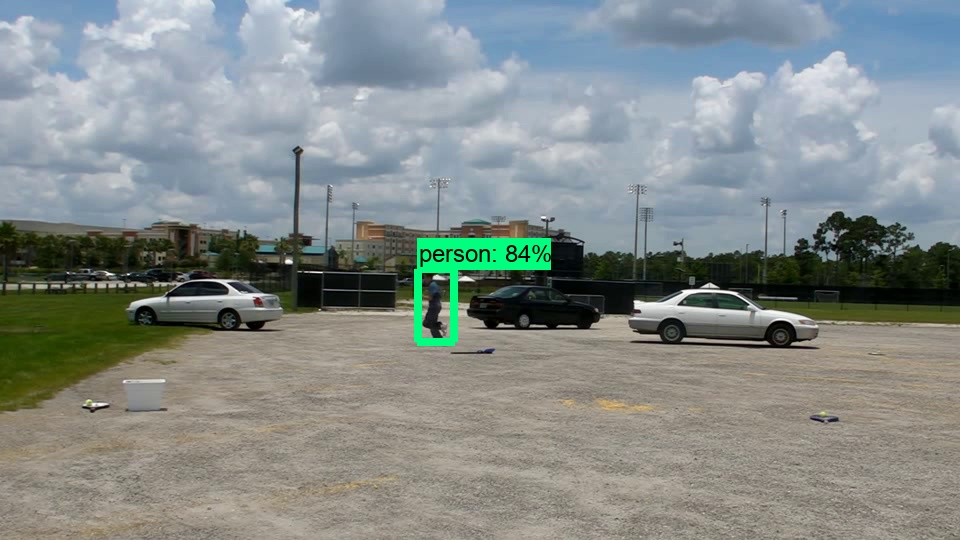
#> input picture b1.jpg, 960 x 540 px
$ python b11.py   (older library calls are emulated)
#> lines starting #> are read from the running program, lines starting #| are printed output that depends on the picture; after the words box and inside, x2 and y2 are one past the last pixel; in counts of white or black regions, pixels touching at a corner belong together
# -*- coding: utf-8 -*-
"""
Created on Fri Aug 10 18:27:48 2018

@author: admin
"""

import cv2;
import numpy as np;

# Run the code with the image name, keep pressing space bar

# Change the kernel, iterations, Contour Area, position accordingly
# These values work for your present image

img = cv2.imread("b1.jpg", 0);
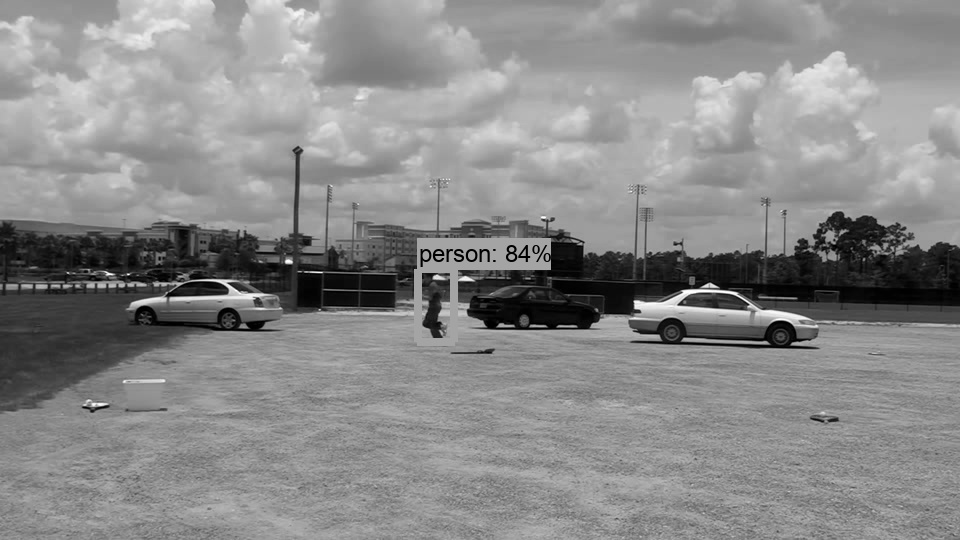
#> img: shape (540, 960); min 0, max 255, mean 137.3
h, w = img.shape[:2]
#> h = 540; w = 960
kernel = np.ones((15,15),np.uint8)

e = cv2.erode(img,kernel,iterations = 2)
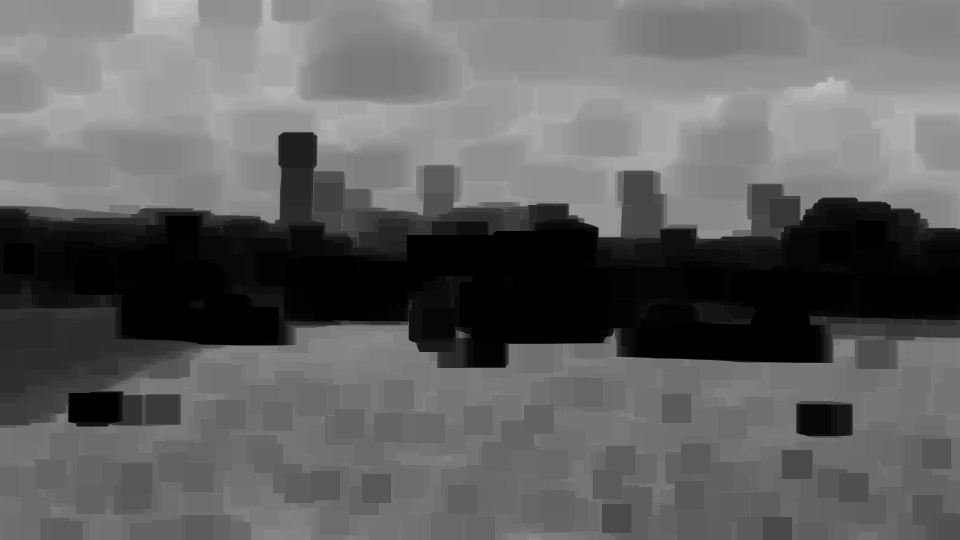
#> e: shape (540, 960); min 0, max 196, mean 96.7
d = cv2.dilate(e,kernel,iterations = 1)
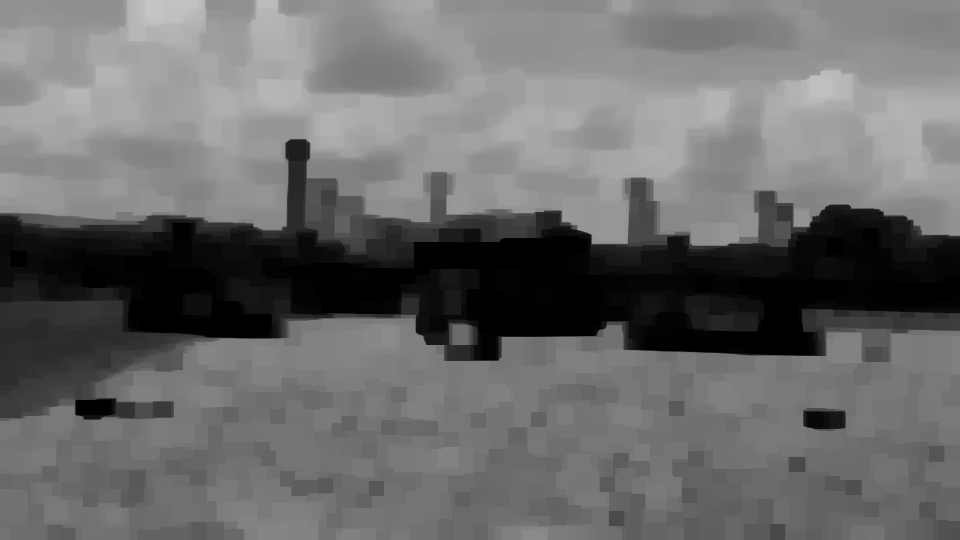
#> d: shape (540, 960); min 0, max 196, mean 106.2
ret, th = cv2.threshold(d, 150, 255, cv2.THRESH_BINARY_INV)
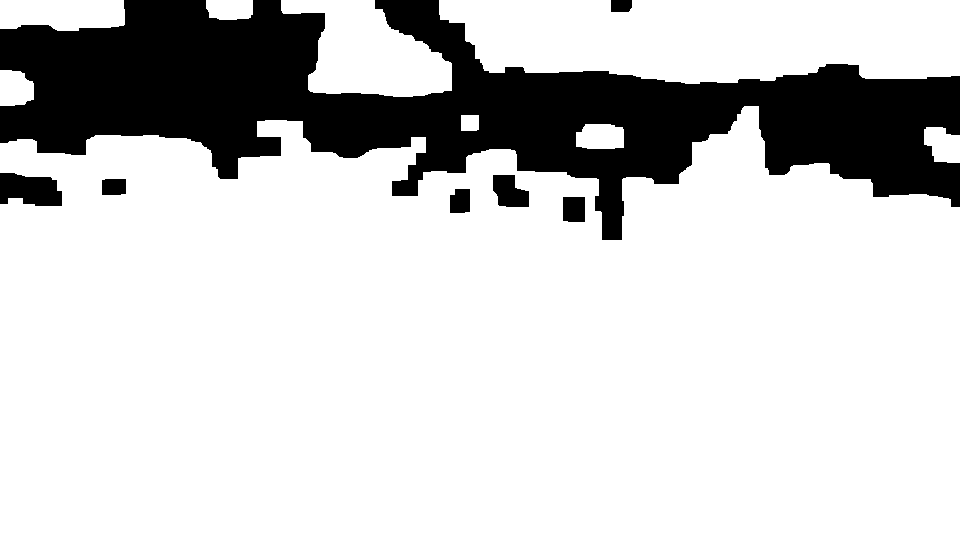
#> th: shape (540, 960); 80.1% white; 7 black regions, largest, box (x1, y1, x2, y2) and area: (0, 0, 960, 240) 98972, (0, 173, 62, 206) 1631, (493, 175, 529, 207) 868

mask = np.zeros((h+2, w+2), np.uint8)
cv2.floodFill(th, mask, (200,200), 255); # position = (200,200)
out = cv2.bitwise_not(th)
out= cv2.dilate(out,kernel,iterations = 3)
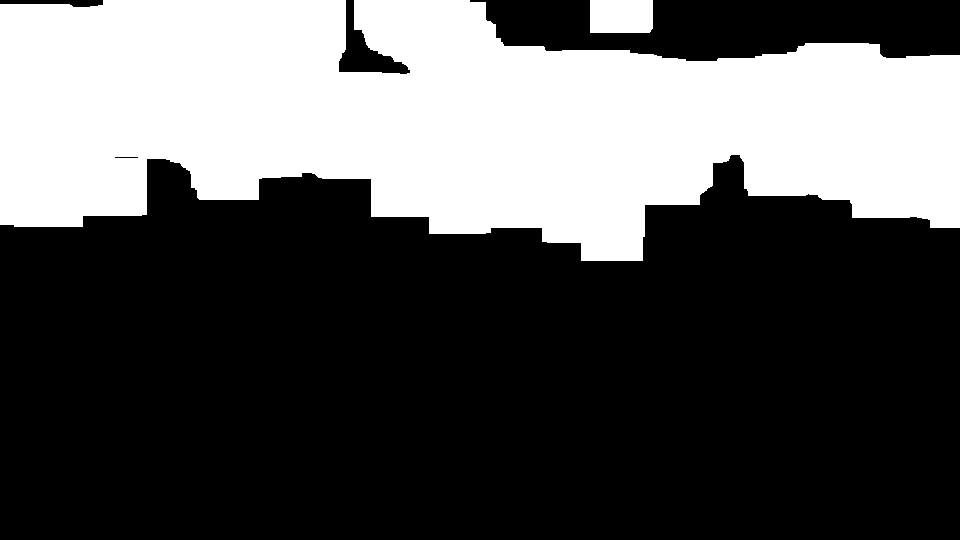
#> out: shape (540, 960); 34.2% white; 2 white regions
_,cnt, h = cv2.findContours(out,cv2.RETR_TREE,cv2.CHAIN_APPROX_SIMPLE)
#> cnt = 3 contours; box (x1, y1, x2, y2) and area: (0, 0, 960, 261) 173718, (590, 0, 653, 33) 1978, (114, 156, 139, 159) 46; h = [[1, -1, -1, -1], [-1, 0, 2, -1], [-1, -1, -1, 1]]
for i in range(len(cnt)):
            area = cv2.contourArea(cnt[i])
            if(area>10000 and area<100000):
                  mask = np.zeros_like(img)
                  cv2.drawContours(mask, cnt, i, 255, -1)
                  x,y,w,h = cv2.boundingRect(cnt[i])
                  crop= img[ y:h+y,x:w+x]
                  cv2.imshow("snip",crop )
                  if(cv2.waitKey(0))==27:break
#> this loop made 3 passes
#> area on passes 1 to 3: 1977.5, 173718.5, 46
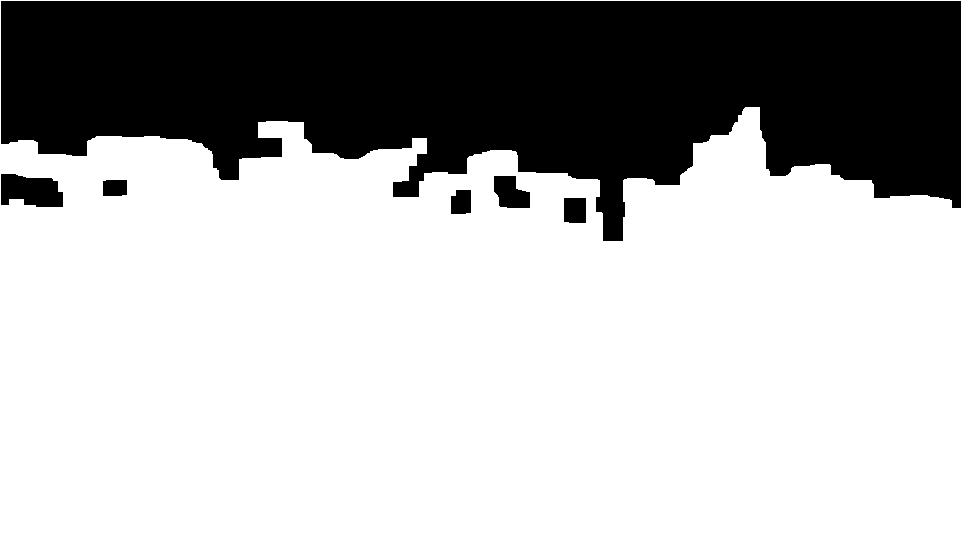
#> mask: shape (542, 962); values 0 (black) and 1 (white), 69.6% white; 6 black regions, box (x1, y1, x2, y2) and area: (1, 1, 961, 241) 154597, (1, 174, 63, 207) 1631, (494, 176, 530, 208) 868, (564, 198, 586, 223) 545, (451, 190, 471, 214) 445, (103, 180, 127, 196) 376

cv2.destroyAllWindows()

$ run again, with b3.jpg copied over b1.jpg
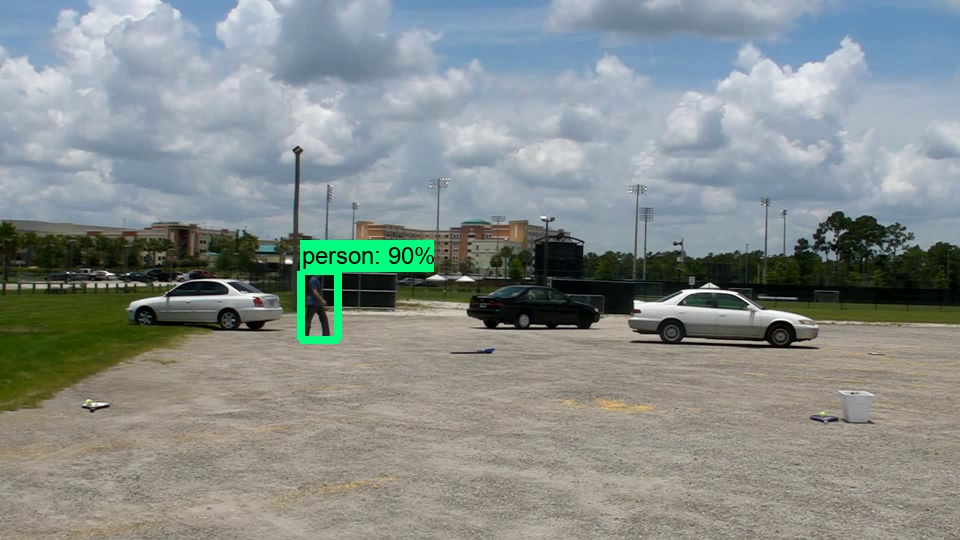
#> input picture b3.jpg, 960 x 540 px
#> th: shape (540, 960); 80.5% white; 10 black regions, largest, box (x1, y1, x2, y2) and area: (0, 0, 960, 214) 93720, (476, 173, 535, 212) 1536, (338, 0, 385, 33) 1382
#> `out= cv2.dilate(out,kernel,iterations = 3)`:
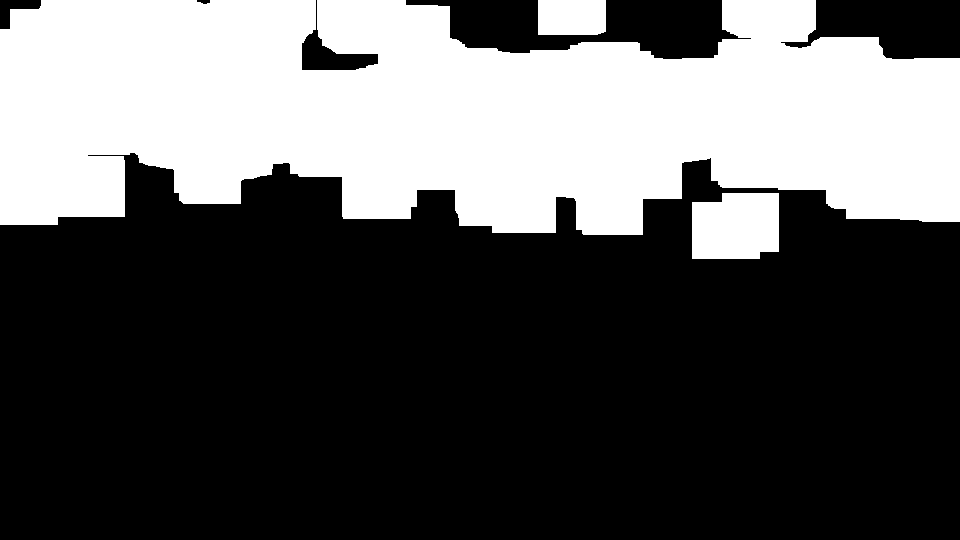
#> out: shape (540, 960); 34.9% white; 3 white regions
#> `_,cnt, h = cv2.findContours(out,cv2.RETR_TREE,cv2.CHAIN_APPROX_SIMPLE)`: cnt = 3 contours; box (x1, y1, x2, y2) and area: (0, 0, 960, 235) 171698, (692, 193, 779, 259) 5188, (538, 0, 606, 35) 2264; h = [[1, -1, -1, -1], [2, 0, -1, -1], [-1, 1, -1, -1]]
#> the loop `for i in range(len(cnt)):` made 3 passes
#> area on passes 1 to 3: 5188, 2264.5, 171698
#> after the loop `for i in range(len(cnt)):`:
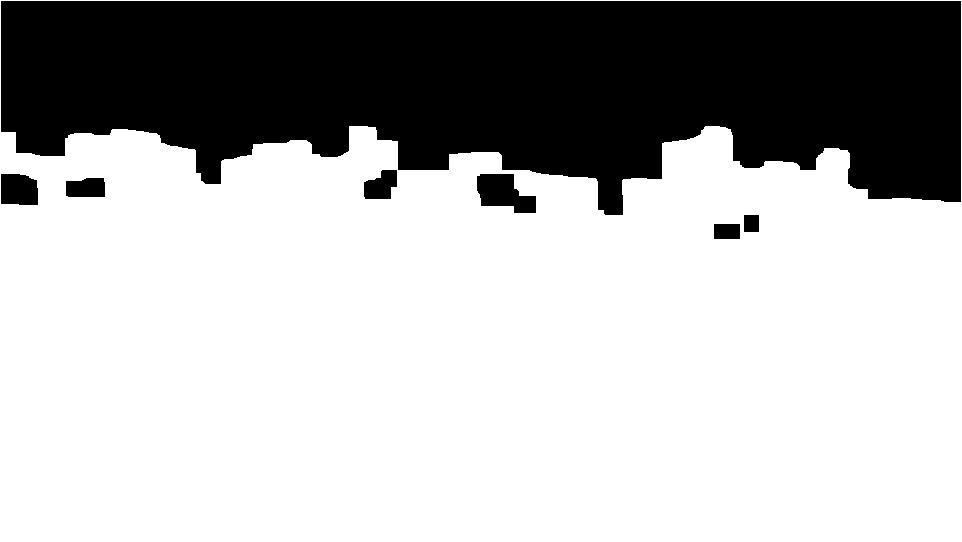
#> mask: shape (542, 962); values 0 (black) and 1 (white), 69.8% white; 7 black regions, largest, box (x1, y1, x2, y2) and area: (1, 1, 961, 215) 152724, (477, 174, 536, 213) 1536, (1, 174, 38, 205) 1062
